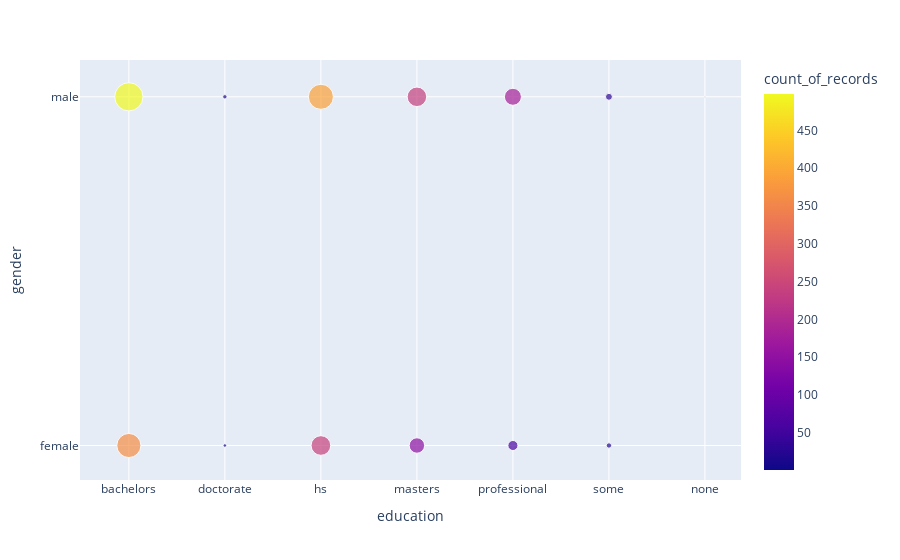

Here is the notebook cell this chart was saved with:
### Markdown cell above
Lets visualize this on a scatter plot to get a better feel for each of these groups

### Code cell
fig = px.scatter(gender_education, x="education", y="gender", color="count_of_records",
                 size='count_of_records', hover_data=['gender', 'education'])
fig.show()

### Figure 1 — Plotly figure (JSON) as saved in the notebook; plotly's stock layout.template omitted (floating-point values rounded to 4 significant figures)
{"data": [{"customdata": [["female", "bachelors"], ["female", "doctorate"], ["female", "hs"], ["female", "masters"], ["female", "professional"], ["female", "some"], ["male", "bachelors"], ["male", "doctorate"], ["male", "hs"], ["male", "masters"], ["male", "none"], ["male", "professional"], ["male", "some"]], "hovertemplate": "education=%{customdata[1]}<br>gender=%{customdata[0]}<br>count_of_records=%{marker.color}<extra></extra>", "legendgroup": "", "marker": {"color": [363, 8, 240, 148, 63, 18, 498, 12, 391, 237, 1, 180, 30], "coloraxis": "coloraxis", "size": [363, 8, 240, 148, 63, 18, 498, 12, 391, 237, 1, 180, 30], "sizemode": "area", "sizeref": 1.245, "symbol": "circle"}, "mode": "markers", "name": "", "orientation": "v", "showlegend": false, "type": "scatter", "x": ["bachelors", "doctorate", "hs", "masters", "professional", "some", "bachelors", "doctorate", "hs", "masters", "none", "professional", "some"], "xaxis": "x", "y": ["female", "female", "female", "female", "female", "female", "male", "male", "male", "male", "male", "male", "male"], "yaxis": "y"}], "layout": {"coloraxis": {"colorbar": {"title": {"text": "count_of_records"}}, "colorscale": [[0, "#0d0887"], [0.1111, "#46039f"], [0.2222, "#7201a8"], [0.3333, "#9c179e"], [0.4444, "#bd3786"], [0.5556, "#d8576b"], [0.6667, "#ed7953"], [0.7778, "#fb9f3a"], [0.8889, "#fdca26"], [1, "#f0f921"]]}, "legend": {"itemsizing": "constant", "tracegroupgap": 0}, "margin": {"t": 60}, "xaxis": {"anchor": "y", "domain": [0, 1], "title": {"text": "education"}}, "yaxis": {"anchor": "x", "domain": [0, 1], "title": {"text": "gender"}}}}
